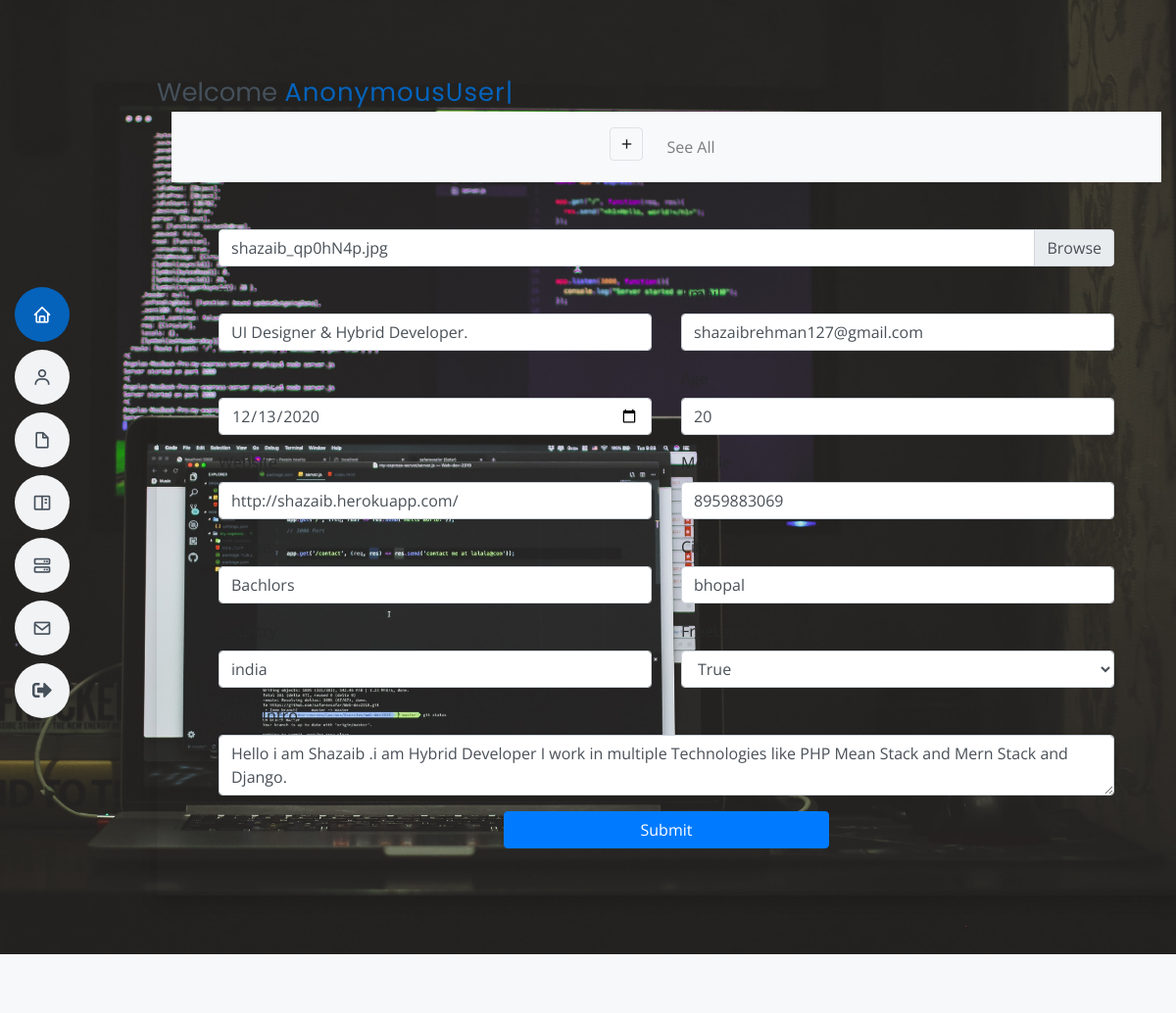
The page /portfolio/about_update/1 on the database its author committed.
### portfolio/models.py (models this page shows, shortened)
class about(models.Model):
    head=models.CharField(max_length=50,blank=True, null=True)
    img=models.ImageField(blank=True, null=True)
    s_Intro=models.CharField(max_length=150,blank=True, null=True)
    dob=models.DateField(blank=True, null=True)
    website=models.URLField(max_length=200,blank=True, null=True)
    mobile=models.IntegerField(blank=True, null=True)
    city=models.CharField(max_length=50,blank=True, null=True)
    age=models.IntegerField(blank=True, null=True)
    degree=models.CharField(max_length=50,blank=True, null=True)
    email=models.EmailField(max_length=254,blank=True, null=True)
    country=models.CharField(max_length=50,blank=True, null=True)
    introduction=models.CharField(max_length=500,blank=True, null=True)
    freelance=models.BooleanField(blank=True, null=True)
    avail=models.BooleanField(blank=True, null=True)

### portfolio/views.py (the view, shortened to what this page needs)
# urls.py: path('about_update/<int:about_id>',about_update,name="about_update"),
def about_update(request,about_id):
    abt=about.objects.get(id=about_id)
    d={'about':abt}
    return render(request,'about_update.html',d)

### templates/about_update.html (shortened to what this page needs)
{% extends 'base1.html' %} {% load static %} {% block body %}
<nav class="navbar navbar-expand-lg navbar-light bg-light">
  <div class="collapse navbar-collapse" id="navbarNav">
    <ul class="navbar-nav m-auto">
      <li class="nav-item active">
        <a class="nav-link" href="{% url 'about_admin' %}"><i class='bx bx-plus border rounded p-2'></i> <span class="sr-only">(current)</span></a>
      </li>
      <li class="nav-item">
        <a class="nav-link p-3 " href="{% url 'about_all' %}">See All</a>
      </li>
    </ul>
  </div>
</nav>
    <form method="post" enctype="multipart/form-data">
      <div class="row shadow p-5">
        <div class="form-group col-md-12">
          <div class="custom-file">
            <label class="custom-file-label" for="customFile">{{about.img}}</label>
          </div>
        </div>
        <div class="form-group col-md-6">
          <label for="">Title</label>
          <input type="text" name="title" value="{{about.head}}" class="form-control" placeholder="Title" />
        </div>
        <div class="form-group col-md-6">
          <label for="">Email</label>
          <input type="email" name="email" value="{{about.email}}" class="form-control" placeholder="Email" />
        </div>
        <div class="form-group col-md-6">
          <label for="">Birthday</label>
          <input type="date" name="dob" class="form-control" value="{{about.dob|date:'Y-m-d'}}" placeholder="Birthday" />
        </div>
        <div class="form-group col-md-6">
          <label for="">Age</label>
          <input type="number" name="age" class="form-control" value="{{about.age}}"  placeholder="Age" />
        </div>
        <div class="form-group col-md-6">
          <label for="">Website</label>
          <input type="url" name="website" class="form-control" value="{{about.website}}" placeholder="www.example.com" />
        </div>
        <div class="form-group col-md-6">
          <label for="">Mobile</label>
          <input type="text" name="mobile" class="form-control" placeholder="Mobile number" value="{{about.mobile}}" />
        </div>
        <div class="form-group col-md-6">
          <label for="">Degree</label>
          <input type="text" name="degree" class="form-control" placeholder="Degree"  value="{{about.degree}}" />
        </div>
        <div class="form-group col-md-6">
          <label for="">City</label>
          <input type="text" name="city" class="form-control" placeholder="City"  value="{{about.city}}"/>
        </div>
        <div class="form-group col-md-6">
          <label for="">Country</label>
          <input type="text" name="country" class="form-control" placeholder="Country" value="{{about.country}}" />
        </div>
        <div class="form-group col-md-6">
          <label for="">FreeLance</label>
          <select class="form-control"  name="available">
            <option value="{{about.available}}" >{{about.avail}}</option>
          </select>
        </div>
        <div class="form-group col-md-12">
          <label for="">Short Intro</label>
          <textarea class="form-control"  name="short">{{about.introduction}}</textarea>
        </div>
        <div class="col-md-6 m-auto">
          <button type="submit" name="update" class="btn w-75 btn-primary mx-auto d-block">Submit</button>
        </div>
      </div>
    </form>
  </div>
</section>
{% endblock body %}

### static/css/style.css (style rules this page uses)
body { font-family: "Open Sans", sans-serif; color: #272829; }
a { color: #0563bb; }

### rows shown on the page
about: img "shazaib_qp0hN4p.jpg", title "UI Designer & Hybrid Developer.", email "shazaibrehman127@gmail.com", dob "12/13/2020", age "20", website "http://shazaib.herokuapp.com/", mobile "8959883069", degree "Bachlors", city "bhopal", country "india", available "True", short "Hello i am Shazaib .i am Hybrid Developer I work in multiple Technologies like PHP Mean Stack and Mern Stack and Django."
